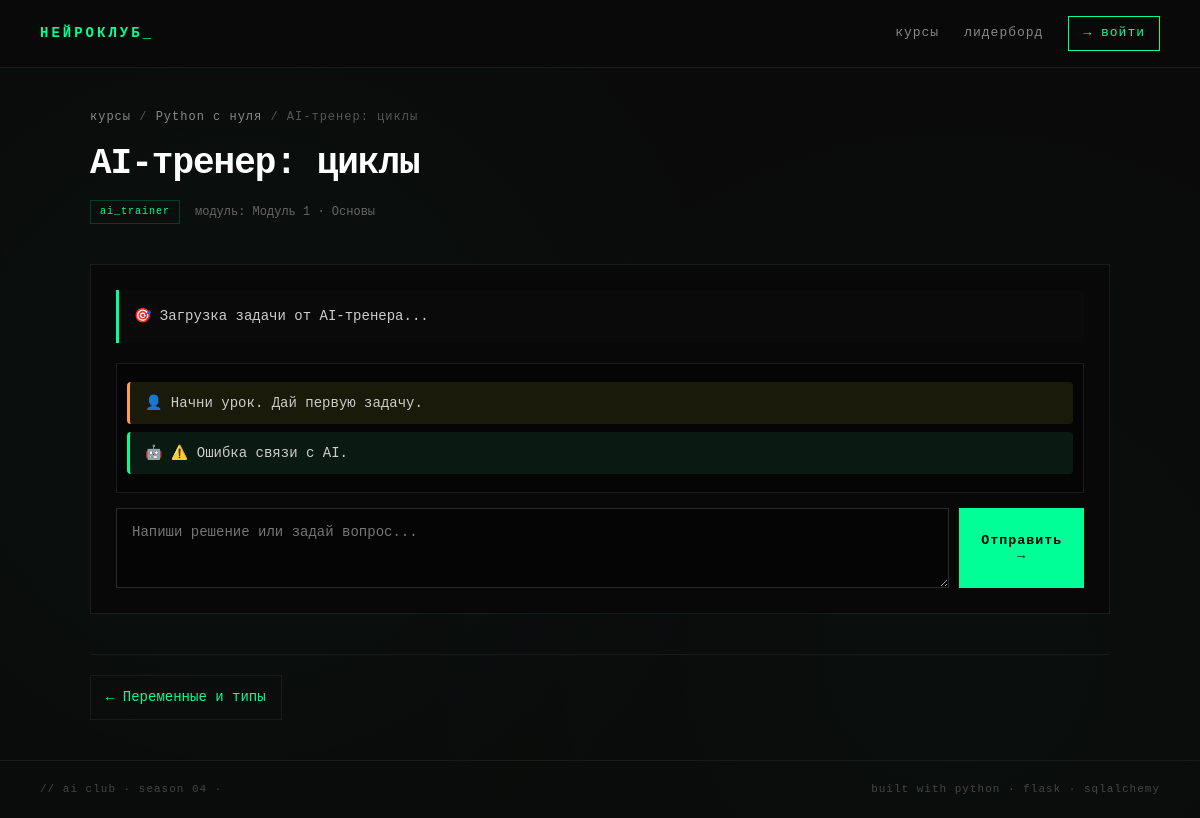
Before: /lesson/3 with the older database file.
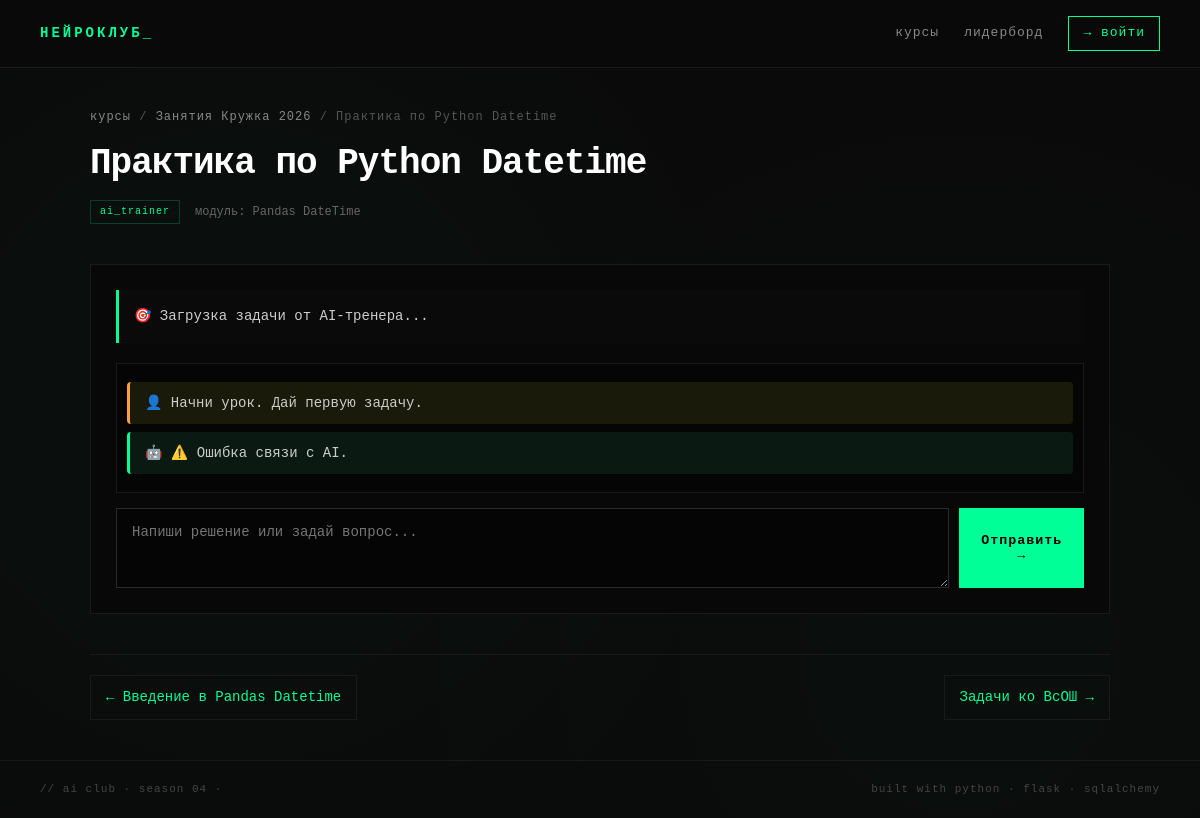
After: the same page with the newer database file.
### models.py (models this page shows)
class Course(Base):
    __tablename__ = "courses"
    id = Column(Integer, primary_key=True)
    title = Column(String(200), nullable=False)
    description = Column(Text)
    author_id = Column(Integer, ForeignKey("users.id"))
    created_at = Column(DateTime, default=datetime.utcnow)
    author = relationship("User", back_populates="courses")
    modules = relationship("Module", back_populates="course", cascade="all, delete-orphan")

class Lesson(Base):
    __tablename__ = "lessons"
    id = Column(Integer, primary_key=True)
    module_id = Column(Integer, ForeignKey("modules.id"), nullable=False)
    title = Column(String(200), nullable=False)
    type = Column(String(20), nullable=False)  # 'markdown' | 'jupyter' | 'ai_trainer'
    content = Column(Text)  # markdown текст / JSON с настройками
    order = Column(Integer, default=0)
    module = relationship("Module", back_populates="lessons")

class Module(Base):
    __tablename__ = "modules"
    id = Column(Integer, primary_key=True)
    course_id = Column(Integer, ForeignKey("courses.id"), nullable=False)
    title = Column(String(200), nullable=False)
    order = Column(Integer, default=0)
    course = relationship("Course", back_populates="modules")
    lessons = relationship("Lesson", back_populates="module", cascade="all, delete-orphan")

### app.py (the view)
@app.route("/lesson/<int:lesson_id>")
def lesson(lesson_id):
    db = SessionLocal()
    l = db.query(Lesson).options(
        joinedload(Lesson.module).joinedload(Module.course)
    ).filter(Lesson.id == lesson_id).first()
    if not l:
        db.close()
        abort(404)
    m = l.module
    c = m.course
    siblings = sorted(m.lessons, key=lambda x: x.order)
    prev_l = next((x for x in siblings if x.order < l.order), None)
    next_l = next((x for x in siblings if x.order > l.order), None)
    lesson_data = {
        "id": l.id,
        "title": l.title,
        "type": l.type,
        "content": l.content
    }
    module_data = {"title": m.title}
    course_data = {"id": c.id, "title": c.title}
    prev_data = {"id": prev_l.id, "title": prev_l.title} if prev_l else None
    next_data = {"id": next_l.id, "title": next_l.title} if next_l else None
    db.close()
    return render_template("lesson.html", user=current_user(),
                           lesson=lesson_data, module=module_data,
                           course=course_data, prev=prev_data, next=next_data)

### app.py (called while the page is built)
def current_user():
    if "user_id" not in session:
        return None
    db = SessionLocal()
    u = db.query(User).filter(User.id == session["user_id"]).first()
    db.close()
    return u

### templates/lesson.html (shortened to what this page needs)
{% extends "base.html" %}
{% block content %}
<div class="page-header">
    <div class="crumb">
        <a href="/courses">курсы</a> /
        <a href="/course/{{ course.id }}">{{ course.title }}</a> /
        {{ lesson.title }}
    </div>
    <h1>{{ lesson.title }}</h1>
    <div class="lesson-meta">
        <span class="lesson-type type-{{ lesson.type }}">{{ lesson.type }}</span>
        <span>модуль: {{ module.title }}</span>
    </div>
</div>
<div class="lesson-body">
    {% if lesson.type == 'markdown' %}
        <div id="md-content" class="markdown"></div>
        <script>
            document.getElementById('md-content').innerHTML =
                marked.parse({{ lesson.content|tojson }});
        </script>
        {% elif lesson.type == 'ai_trainer' %}
        <div class="ai-shell">
            <div class="ai-task" id="ai-task">🎯 Загрузка задачи от AI-тренера...</div>
            <div class="ai-chat" id="ai-chat"></div>
            <div class="ai-input">
                <textarea id="ai-code" placeholder="Напиши решение или задай вопрос..."></textarea>
                <button onclick="sendToAI()" id="ai-send-btn">Отправить →</button>
            </div>
        </div>
    {% endif %}
</div>
<div class="lesson-nav">
    {% if prev %}
        <a href="/lesson/{{ prev.id }}" class="nav-prev">← {{ prev.title }}</a>
    {% else %}
        <span></span>
    {% endif %}
    {% if next %}
        <a href="/lesson/{{ next.id }}" class="nav-next">{{ next.title }} →</a>
    {% endif %}
</div>
{% endblock %}

Changed rows visible on the page:
changed Course: title "Python с нуля" → "Занятия Кружка 2026"
changed Lesson "ai_trainer": title "AI-тренер: циклы" → "Практика по Python Datetime"
changed Module: title "Модуль 1 · Основы" → "Pandas DateTime"
changed Lesson: title "Переменные и типы" → "Введение в Pandas Datetime"
added Lesson: title "Задачи ко ВсОШ"
